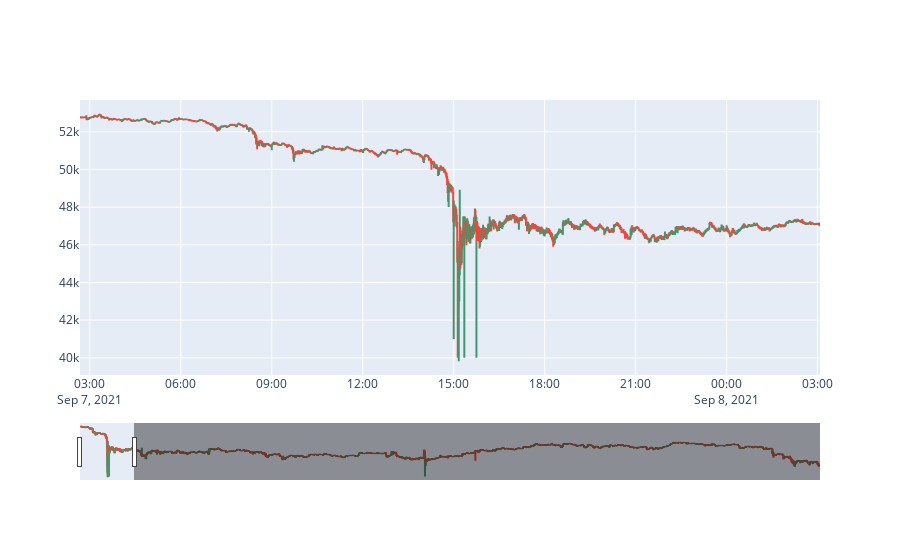

This figure's notebook cell:
### Code cell
btc = base_train.loc[base_train['Asset_ID'] == 1].iloc[-20000:, :]

print(btc.info())

with tf.device('/GPU:0'):
    fig = go.Figure(data=go.Ohlc(x=btc.time,
                open=btc.Open,
                high=btc.High,
                low=btc.Low,
                close=btc.Close))
    fig.show()

### Figure 1 — Plotly figure (JSON) as saved in the notebook; plotly's stock layout.template omitted (floating-point values rounded to 4 significant figures; data arrays with more than 128 entries replaced by an {"elided": "..."} marker saying what was removed)
{"data": [{"close": {"elided": "20000 float values"}, "high": {"elided": "20000 float values"}, "low": {"elided": "20000 float values"}, "open": {"elided": "20000 float values"}, "type": "ohlc", "x": {"elided": "20000 str values"}}], "layout": {"xaxis": {"type": "date", "rangeslider": {"yaxis": {"_template": null, "rangemode": "match"}, "autorange": true, "range": ["2021-09-07 02:40:30", "2021-09-21 00:00:30"]}, "range": ["2021-09-07 02:40:30", "2021-09-08 03:04:49.1288"], "autorange": false}, "yaxis": {"range": [39090.0, 53690.0], "autorange": true}, "autosize": true}}
